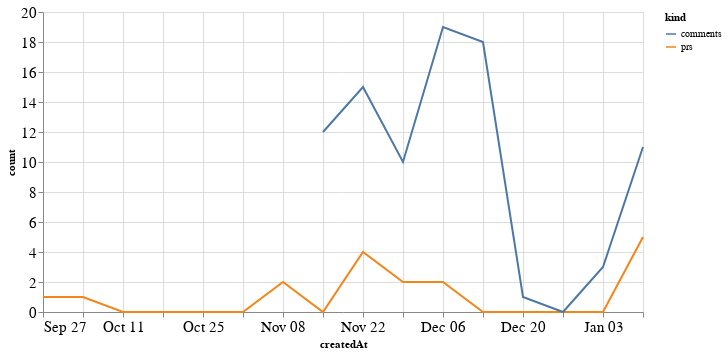

Notebook source saved alongside this figure:
### Code cell
alt.Chart(total_time, width=600).mark_line().encode(
    x='createdAt',
    y='count',
    color='kind'
)

### Figure 1 — Vega-Lite specification as saved in the notebook (floating-point values rounded to 4 significant figures)
{"config": {"axisLeft": {"labelFontSize": 15}, "axisBottom": {"labelFontSize": 15}}, "data": {"name": "data-4dd1aa72084eebb1be6e89d20364901b"}, "mark": "line", "encoding": {"color": {"type": "nominal", "field": "kind"}, "x": {"type": "temporal", "field": "createdAt"}, "y": {"type": "quantitative", "field": "count"}}, "width": 600, "$schema": "https://vega.github.io/schema/vega-lite/v4.8.1.json", "datasets": {"data-4dd1aa72084eebb1be6e89d20364901b": [{"createdAt": "2020-09-27T00:00:00", "kind": "prs", "count": 1.0}, {"createdAt": "2020-10-04T00:00:00", "kind": "prs", "count": 1.0}, {"createdAt": "2020-10-11T00:00:00", "kind": "prs", "count": 0.0}, {"createdAt": "2020-10-18T00:00:00", "kind": "prs", "count": 0.0}, {"createdAt": "2020-10-25T00:00:00", "kind": "prs", "count": 0.0}, {"createdAt": "2020-11-01T00:00:00", "kind": "prs", "count": 0.0}, {"createdAt": "2020-11-08T00:00:00", "kind": "prs", "count": 2.0}, {"createdAt": "2020-11-15T00:00:00", "kind": "prs", "count": 0.0}, {"createdAt": "2020-11-22T00:00:00", "kind": "prs", "count": 4.0}, {"createdAt": "2020-11-29T00:00:00", "kind": "prs", "count": 2.0}, {"createdAt": "2020-12-06T00:00:00", "kind": "prs", "count": 2.0}, {"createdAt": "2020-12-13T00:00:00", "kind": "prs", "count": 0.0}, {"createdAt": "2020-12-20T00:00:00", "kind": "prs", "count": 0.0}, {"createdAt": "2020-12-27T00:00:00", "kind": "prs", "count": 0.0}, {"createdAt": "2021-01-03T00:00:00", "kind": "prs", "count": 0.0}, {"createdAt": "2021-01-10T00:00:00", "kind": "prs", "count": 5.0}, {"createdAt": "2020-09-27T00:00:00", "kind": "comments", "count": null}, {"createdAt": "2020-10-04T00:00:00", "kind": "comments", "count": null}, {"createdAt": "2020-10-11T00:00:00", "kind": "comments", "count": null}, {"createdAt": "2020-10-18T00:00:00", "kind": "comments", "count": null}, {"createdAt": "2020-10-25T00:00:00", "kind": "comments", "count": null}, {"createdAt": "2020-11-01T00:00:00", "kind": "comments", "count": null}, {"createdAt": "2020-11-08T00:00:00", "kind": "comments", "count": null}, {"createdAt": "2020-11-15T00:00:00", "kind": "comments", "count": 12.0}, {"createdAt": "2020-11-22T00:00:00", "kind": "comments", "count": 15.0}, {"createdAt": "2020-11-29T00:00:00", "kind": "comments", "count": 10.0}, {"createdAt": "2020-12-06T00:00:00", "kind": "comments", "count": 19.0}, {"createdAt": "2020-12-13T00:00:00", "kind": "comments", "count": 18.0}, {"createdAt": "2020-12-20T00:00:00", "kind": "comments", "count": 1.0}, {"createdAt": "2020-12-27T00:00:00", "kind": "comments", "count": 0.0}, {"createdAt": "2021-01-03T00:00:00", "kind": "comments", "count": 3.0}, {"createdAt": "2021-01-10T00:00:00", "kind": "comments", "count": 11.0}]}}
